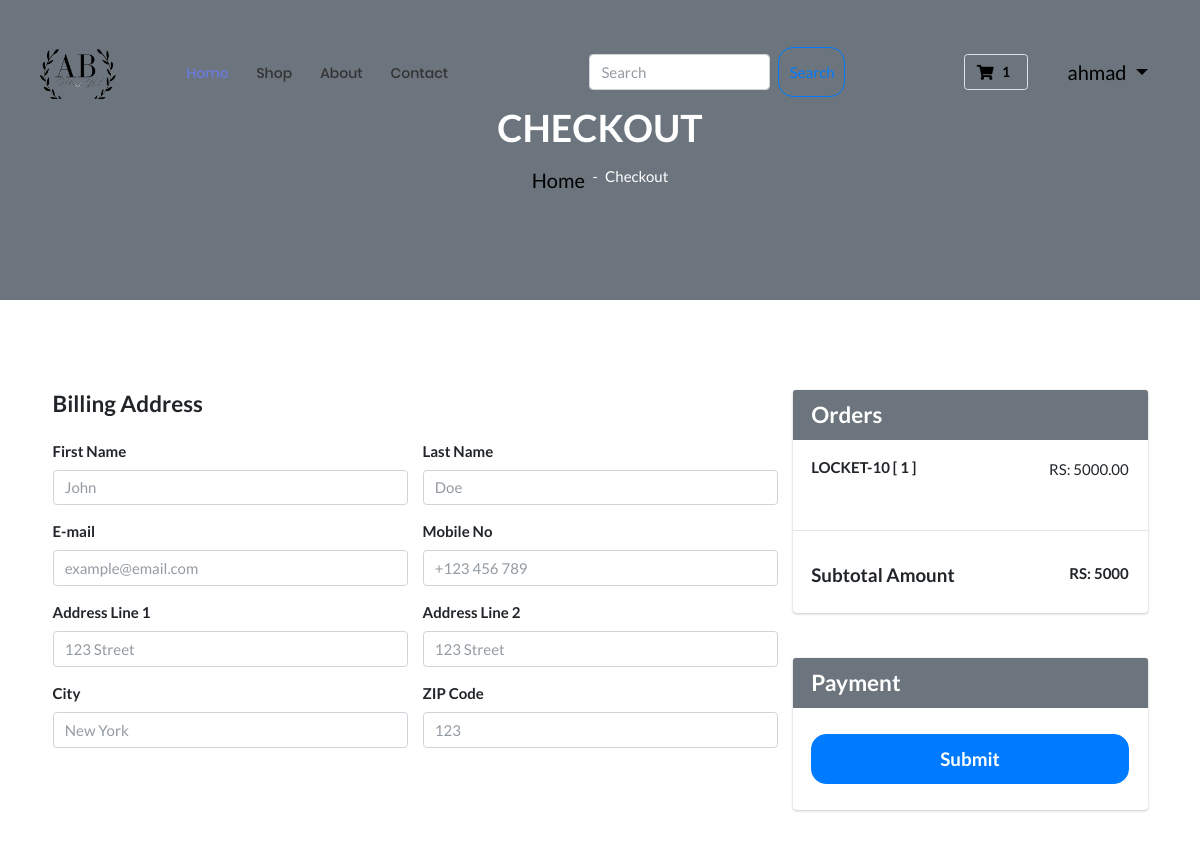
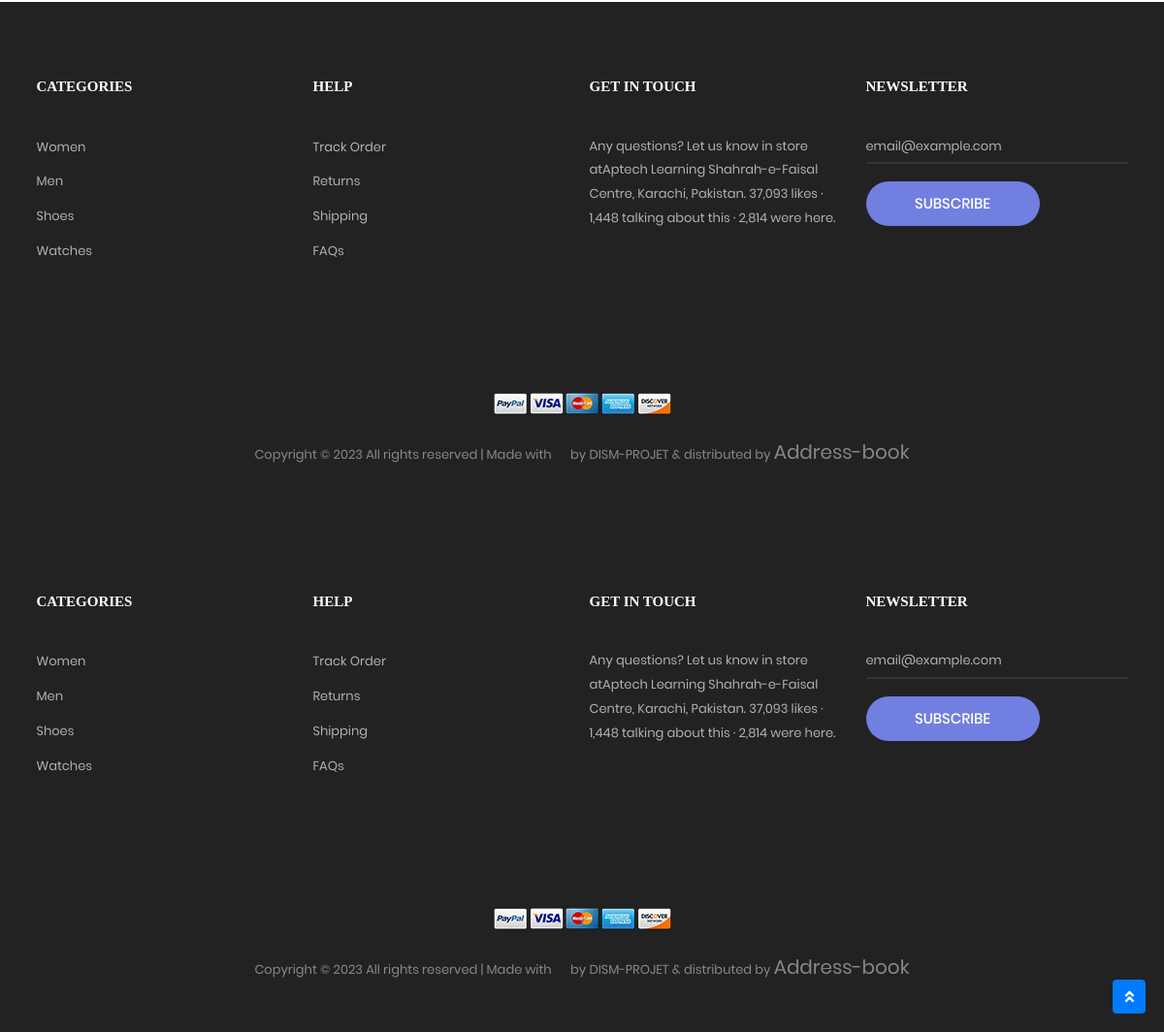
The app's page /address-book/checkout.php (signed in) with its own data (2 pictures, top to bottom).
### tables this page shows
CREATE TABLE `cart` (
  `cart_id` int(11) NOT NULL,
  `cart_name` varchar(255) NOT NULL,
  `cart_price` decimal(10,2) NOT NULL,
  `cart_quantity` varchar(255) NOT NULL DEFAULT '1',
  `cart_image` varchar(255) NOT NULL,
  `product_id` int(11) NOT NULL,
  `user_id` int(11) DEFAULT NULL
);

### address-book/checkout.php (the view, shortened to what this page needs)
<?php include 'header.php';
?>
    <div class="container-fluid bg-secondary mb-5">
        <div class="d-flex flex-column align-items-center justify-content-center" style="min-height: 300px">
            <h1 class="font-weight-semi-bold text-uppercase mb-3">Checkout</h1>
            <div class="d-inline-flex">
                <p class="m-0"><a href="">Home</a></p>
                <p class="m-0 px-2">-</p>
                <p class="m-0">Checkout</p>
            </div>
        </div>
    </div>
    <div class="container-fluid pt-5">
        <form action="" method="post">
            <div class="row px-xl-5">
                <div class="col-lg-8">
                    <div class="mb-4">
                        <h4 class="font-weight-semi-bold mb-4">Billing Address</h4>
                        <div class="row">
                            <div class="col-md-6 form-group">
                                <label>First Name</label>
                                <input class="form-control" type="text" placeholder="John" name="fName">
                            </div>
                            <div class="col-md-6 form-group">
                                <label>Last Name</label>
                                <input class="form-control" type="text" placeholder="Doe" name="lName">
                            </div>
                            <div class="col-md-6 form-group">
                                <label>E-mail</label>
                                <input class="form-control" type="email" placeholder="example@email.com" name="email">
                            </div>
                            <div class="col-md-6 form-group">
                                <label>Mobile No</label>
                                <input class="form-control" type="text" placeholder="+123 456 789" name="mobile">
                            </div>
                            <div class="col-md-6 form-group">
                                <label>Address Line 1</label>
                                <input class="form-control" type="text" placeholder="123 Street" name="address01">
                            </div>
                            <div class="col-md-6 form-group">
                                <label>Address Line 2</label>
                                <input class="form-control" type="text" placeholder="123 Street" name="address02">
                            </div>
                            <div class="col-md-6 form-group">
                                <label>City</label>
                                <input class="form-control" type="text" placeholder="New York" name="city">
                            </div>
                            <div class="col-md-6 form-group">
                                <label>ZIP Code</label>
                                <input class="form-control" type="text" placeholder="123" name="zipCode">
                            </div>
                        </div>
                    </div>
                </div>
                <div class="col-lg-4">
                    <div class="card border-secondary mb-5">
                        <div class="card-header bg-secondary border-0">
                            <h4 class="font-weight-semi-bold m-0">Orders</h4>
                        </div>
                        <?php
                        include 'Connection.php';
                        $subTotal = 0;
                        $user_id_fetch = $_SESSION['user_id'];
                        if (isset($_SESSION['user_id'])) {
                            $select_cart_product = mysqli_query($con, " SELECT * FROM `cart` WHERE user_id = '$user_id_fetch'  ");
                            while ($row_cart_product = mysqli_fetch_assoc($select_cart_product)) {
                                $productTotal = $row_cart_product['cart_price'] * $row_cart_product['cart_quantity'];
                                $subTotal += $productTotal;
                        ?>
                                <form action="" method="post" style="width: auto; height: 50px;">
                                    <div class="card-body">
                                        <div class="d-flex justify-content-between">
                                            <h6> <?php echo $row_cart_product['cart_name'] ?> [ <?php echo $row_cart_product['cart_quantity'] ?> ] </h6>
                                            <p>RS: <?php echo $row_cart_product['cart_price'] ?> </p>
                                        </div>
                                    </div>
                                </form>
                        <?php
                            }
                        }
                        ?>
                        <hr class="mt-3">
                        <div class="card-body border-secondary bg-transparent">
                            <div class="d-flex justify-content-between">
                                <h5 class="font-weight-medium">Subtotal Amount</h5>
                                <h6 class="font-weight-medium">RS: <?php echo $subTotal; ?></h6>
                            </div>
                        </div>
                    </div>
                    <div class="card border-secondary mb-5">
                        <div class="card-header bg-secondary border-0">
                            <h4 class="font-weight-semi-bold m-0">Payment</h4>
                        </div>
                        <div class="card-footer border-secondary bg-transparent">
                            <input type="submit" class="btn btn-lg btn-block btn-primary font-weight-bold my-3" name="btn_order_place" id="">
                        </div>
                    </div>
                </div>
            </div>
        </form>
    </div>
    <?php
    include 'footer.php';
    ?>
    <a href="#" class="btn btn-primary back-to-top"><i class="fa fa-angle-double-up"></i></a>
</body>
</html>
<?php include 'footer.php' ?>

### address-book/header.php (style rules this page uses)
body { font-family: 'Lato', 'Helvetica Neue', Helvetica, Arial, sans-serif; }
a { color: black; font-size: 20px; font-weight: 500; }
h1, h2, h3, h4, h5, h6 { font-family: 'Lato', 'Helvetica Neue', Helvetica, Arial, sans-serif; font-weight: 700; }
form .btn { height: 50px; width: 100%; border-radius: 15px; position: relative; overflow: hidden; }

### records on screen
cart: cart_name "LOCKET-10", cart_quantity "1", cart_price "5000.00"

### other values on screen
$cart_rows_nav "1"
$_SESSION['user_name'] "ahmad"
$subTotal "5000"
